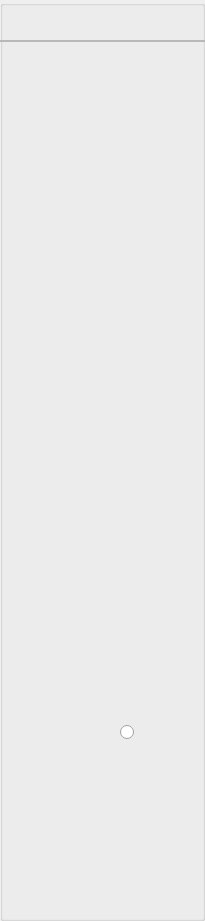
<?xml version="1.0" encoding="UTF-8"?>
<ui version="4.0">
 <class>GBSNaviSetting</class>
 <widget class="QWidget" name="GBSNaviSetting">
  <property name="geometry">
   <rect>
    <x>0</x>
    <y>0</y>
    <width>205</width>
    <height>921</height>
   </rect>
  </property>
  <property name="windowTitle">
   <string>Form</string>
  </property>
  <widget class="QGroupBox" name="verticalNavi">
   <property name="geometry">
    <rect>
     <x>0</x>
     <y>0</y>
     <width>205</width>
     <height>921</height>
    </rect>
   </property>
   <property name="title">
    <string/>
   </property>
   <widget class="QLabel" name="imgTheme">
    <property name="geometry">
     <rect>
      <x>10</x>
      <y>720</y>
      <width>101</width>
      <height>24</height>
     </rect>
    </property>
    <property name="text">
     <string/>
    </property>
   </widget>
   <widget class="QRadioButton" name="radioButton">
    <property name="geometry">
     <rect>
      <x>120</x>
      <y>720</y>
      <width>72</width>
      <height>24</height>
     </rect>
    </property>
    <property name="text">
     <string/>
    </property>
   </widget>
   <widget class="QLabel" name="lblNaviTitle">
    <property name="geometry">
     <rect>
      <x>4</x>
      <y>10</y>
      <width>201</width>
      <height>24</height>
     </rect>
    </property>
    <property name="text">
     <string/>
    </property>
   </widget>
   <widget class="QFrame" name="spliteLine">
    <property name="geometry">
     <rect>
      <x>0</x>
      <y>40</y>
      <width>205</width>
      <height>2</height>
     </rect>
    </property>
    <property name="styleSheet">
     <string notr="true">color:green;</string>
    </property>
    <property name="frameShape">
     <enum>QFrame::Shape::StyledPanel</enum>
    </property>
    <property name="frameShadow">
     <enum>QFrame::Shadow::Raised</enum>
    </property>
   </widget>
   <widget class="QWidget" name="verticalLayoutWidget">
    <property name="geometry">
     <rect>
      <x>0</x>
      <y>40</y>
      <width>211</width>
      <height>681</height>
     </rect>
    </property>
    <layout class="QVBoxLayout" name="verticalLayout"/>
   </widget>
   <widget class="QLabel" name="imgAvator">
    <property name="geometry">
     <rect>
      <x>10</x>
      <y>823</y>
      <width>48</width>
      <height>48</height>
     </rect>
    </property>
    <property name="text">
     <string/>
    </property>
   </widget>
   <widget class="QLabel" name="lblHelloMessage">
    <property name="geometry">
     <rect>
      <x>60</x>
      <y>831</y>
      <width>131</width>
      <height>17</height>
     </rect>
    </property>
    <property name="font">
     <font>
      <pointsize>12</pointsize>
     </font>
    </property>
    <property name="text">
     <string/>
    </property>
   </widget>
   <widget class="QLabel" name="lblNickName">
    <property name="geometry">
     <rect>
      <x>60</x>
      <y>850</y>
      <width>131</width>
      <height>17</height>
     </rect>
    </property>
    <property name="font">
     <font>
      <pointsize>10</pointsize>
     </font>
    </property>
    <property name="text">
     <string/>
    </property>
   </widget>
  </widget>
 </widget>
 <resources/>
 <connections/>
</ui>
